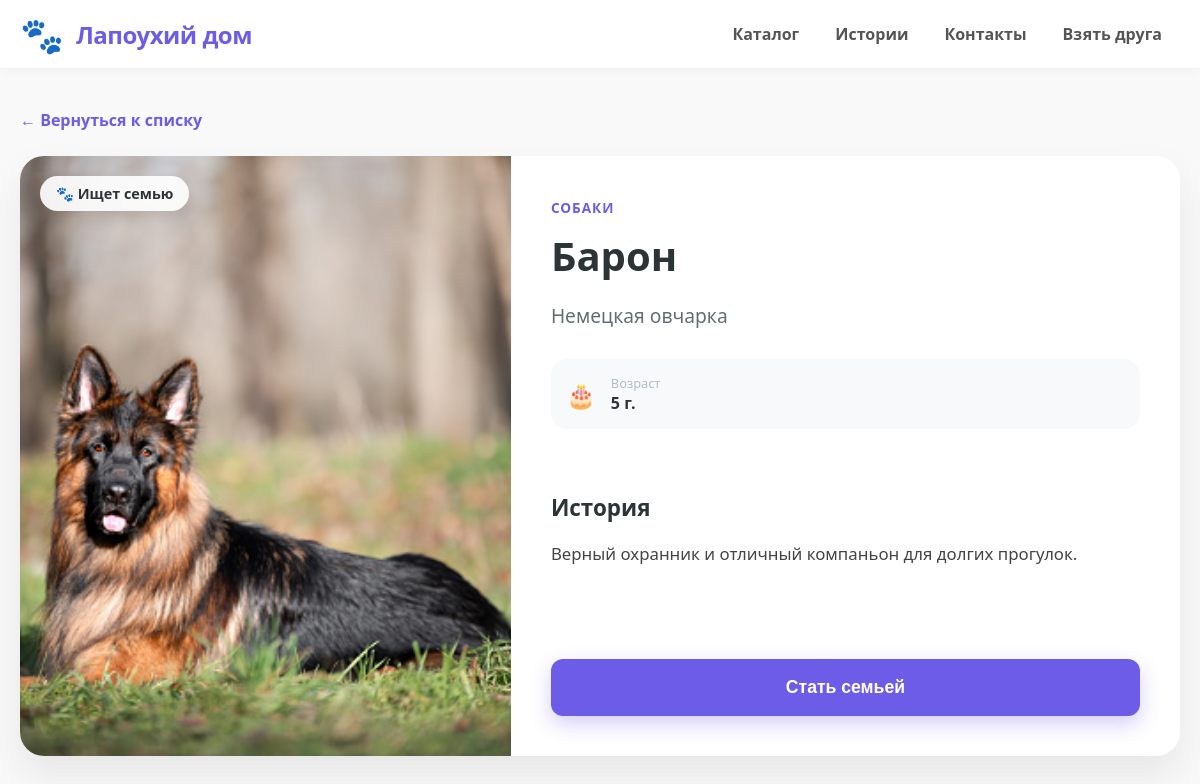
Screenshot of /pet_card.php?id=3 with the database file from the repository.
### tables this page shows
CREATE TABLE `pets` (
  `id` int NOT NULL AUTO_INCREMENT,
  `breed_id` int NOT NULL,
  `age` int DEFAULT '0',
  `status` enum('available','unavailable') DEFAULT 'available',
  `name` varchar(100) NOT NULL,
  `gender` enum('male','female') NOT NULL,
  `birth_date` date DEFAULT NULL,
  `description` text,
  `image_path` varchar(255) DEFAULT NULL,
  PRIMARY KEY (`id`),
  KEY `fk_pet_breed` (`breed_id`),
  CONSTRAINT `fk_pet_breed` FOREIGN KEY (`breed_id`) REFERENCES `breeds` (`id`) ON DELETE CASCADE
);

CREATE TABLE `species` (
  `id` int NOT NULL AUTO_INCREMENT,
  `name` varchar(50) NOT NULL,
  PRIMARY KEY (`id`),
  UNIQUE KEY `name` (`name`)
);

CREATE TABLE `breeds` (
  `id` int NOT NULL AUTO_INCREMENT,
  `species_id` int NOT NULL,
  `name` varchar(100) NOT NULL,
  PRIMARY KEY (`id`),
  KEY `fk_breed_species` (`species_id`),
  CONSTRAINT `fk_breed_species` FOREIGN KEY (`species_id`) REFERENCES `species` (`id`) ON DELETE CASCADE
);

### pet_card.php (the view, shortened to what this page needs)
<?php
require_once 'db.php';
$id = (int)$_GET['id'];
try {
    $sql = "SELECT p.*, b.name as breed_name, s.name as species_name
            FROM pets p
            LEFT JOIN breeds b ON p.breed_id = b.id
            LEFT JOIN species s ON b.species_id = s.id
            WHERE p.id = :id";
    $stmt = $pdo->prepare($sql);
    $stmt->execute(['id' => $id]);
    $pet = $stmt->fetch(PDO::FETCH_ASSOC);
} catch (PDOException $e) {
    exit("Ошибка БД: " . $e->getMessage());
}
?>
<!DOCTYPE html>
<html lang="ru">
<head>
    <link rel="stylesheet" href="css/styles.css">
</head>
<body>
<header class="main-header">
    <div class="container header-content">
        <a href="index.php" class="logo">
            <span class="logo-icon">🐾</span>
            <span class="logo-text">Лапоухий дом</span>
        </a>
        <nav class="main-nav">
            <a href="index.php">Каталог</a>
            <a href="stories.php">Истории</a>
            <a href="contacts.php">Контакты</a>
            <a href="adopt.php" class="btn-donate">Взять друга</a>
        </nav>
    </div>
</header>
<div class="pet-detail-wrapper">
    <div class="container">
        <a href="index.php" class="back-link">← Вернуться к списку</a>
        <article class="pet-detail-card">
            <div class="pet-detail-image">
                <img src="<?= htmlspecialchars($pet['image_path'] ?: 'images/no-photo.jpg') ?>" alt="">
                <div class="pet-status-badge">
                    <?= ($pet['status'] === 'available') ? '🐾 Ищет семью' : '🏥 На лечении' ?>
                </div>
            </div>
            <div class="pet-detail-info">
                <header class="detail-header">
                    <span class="species-tag"><?= htmlspecialchars($pet['species_name']) ?></span>
                    <h1><?= htmlspecialchars($pet['name']) ?></h1>
                    <p class="breed-text"><?= htmlspecialchars($pet['breed_name']) ?></p>
                </header>
                <div class="stats-grid">
                    <div class="stat-item">
                        <div class="stat-icon">🎂</div>
                        <div class="stat-content">
                            <span class="stat-label">Возраст</span>
                            <span class="stat-value"><?= (int)$pet['age'] ?> г.</span>
                        </div>
                    </div>
                </div>
                <div class="full-description">
                    <h3>История</h3>
                    <p><?= nl2br(htmlspecialchars($pet['description'])) ?></p>
                </div>
                <div class="detail-actions">
                    <button class="btn-cta" onclick="alert('Заявка отправлена!')">Стать семьей</button>
                </div>
            </div>
        </article>
    </div>
</div>
</body>
</html>

### css/styles.css (style rules this page uses)
:root { --primary: #6c5ce7; --bg: #f9f9f9; --text: #2d3436; --white: #ffffff; }
* { box-sizing: border-box; }
body { font-family: 'Segoe UI', Tahoma, Geneva, Verdana, sans-serif; background-color: var(--bg); color: var(--text); margin: 0; }
.container { max-width: 1200px; margin: 0 auto; padding: 0 20px; }
.main-header { background: #fff; box-shadow: 0 4px 12px rgba(0,0,0,0.03); padding: 10px 0; position: sticky; top: 0; z-index: 1000; width: 100%; border-bottom: 1px solid #f1f1f1; }
.header-content { display: flex; justify-content: space-between; align-items: center; }
.logo { display: flex; align-items: center; text-decoration: none; gap: 12px; transition: 0.3s; }
.logo-icon { font-size: 2.2rem; }
.logo-text { font-weight: 800; font-size: 1.5rem; color: var(--primary); letter-spacing: -0.5px; }
.main-nav { display: flex; align-items: center; }
.main-nav a { text-decoration: none; color: #555; margin: 0 18px; font-weight: 600; font-size: 1rem; transition: 0.3s; position: relative; }
.main-nav a::after { content: ''; position: absolute; width: 0; height: 2px; bottom: -5px; left: 0; background-color: var(--primary); transition: width 0.3s; }
.pet-detail-wrapper { padding: 40px 0; background-color: var(--bg); }
.back-link { display: inline-block; margin-bottom: 25px; text-decoration: none; color: var(--primary); font-weight: 600; transition: 0.2s; }
.pet-detail-card { display: flex; flex-direction: column; background: #fff; border-radius: 24px; overflow: hidden; box-shadow: 0 20px 40px rgba(0,0,0,0.08); }
@media (min-width: 992px) { .pet-detail-card { flex-direction: row; min-height: 600px; } }
.pet-detail-image { position: relative; flex: 1; min-height: 400px; }
.pet-detail-image img { width: 100%; height: 100%; object-fit: cover; }
.pet-status-badge { position: absolute; top: 20px; left: 20px; padding: 8px 16px; border-radius: 50px; background: rgba(255, 255, 255, 0.9); font-weight: 700; font-size: 0.9rem; color: var(--text); box-shadow: 0 4px 12px rgba(0,0,0,0.1); }
.pet-detail-info { flex: 1.2; padding: 40px; display: flex; flex-direction: column; }
.species-tag { color: var(--primary); text-transform: uppercase; font-weight: 800; letter-spacing: 1px; font-size: 0.85rem; }
.detail-header h1 { margin: 10px 0; font-size: 2.5rem; color: #2d3436; }
.breed-text { font-size: 1.2rem; color: #636e72; margin-bottom: 30px; }
.stats-grid { display: grid; grid-template-columns: repeat(auto-fit, minmax(150px, 1fr)); gap: 20px; margin-bottom: 40px; }
.stat-item { display: flex; align-items: center; gap: 15px; padding: 15px; background: #f8f9fa; border-radius: 16px; }
.stat-icon { font-size: 1.5rem; }
.stat-label { display: block; font-size: 0.8rem; color: #b2bec3; }
.stat-value { font-weight: 700; color: #2d3436; }
.full-description h3 { margin-bottom: 15px; font-size: 1.4rem; }
.full-description p { line-height: 1.8; color: #444; font-size: 1.05rem; }
.detail-actions { margin-top: auto; padding-top: 30px; }
.btn-cta { width: 100%; background: var(--primary); color: #fff; border: none; padding: 18px; border-radius: 12px; font-size: 1.1rem; font-weight: 700; cursor: pointer; transition: 0.3s; box-shadow: 0 8px 20px rgba(108, 92, 231, 0.3); }
img { max-width: 100%; height: auto; }

### rows the page displays
pets: image_path (picture), species.name "СОБАКИ", name "Барон", breed.name "Немецкая овчарка", age "5", description "Верный охранник и отличный компаньон для долгих прогулок."
